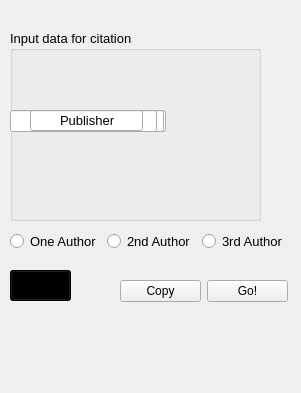
<?xml version="1.0" encoding="UTF-8"?>
<ui version="4.0">
 <class>BookCitationWindow</class>
 <widget class="QMainWindow" name="BookCitationWindow">
  <property name="geometry">
   <rect>
    <x>0</x>
    <y>0</y>
    <width>301</width>
    <height>393</height>
   </rect>
  </property>
  <property name="windowTitle">
   <string>MainWindow</string>
  </property>
  <widget class="QWidget" name="centralwidget">
   <widget class="QGroupBox" name="groupBox">
    <property name="geometry">
     <rect>
      <x>10</x>
      <y>30</y>
      <width>251</width>
      <height>191</height>
     </rect>
    </property>
    <property name="font">
     <font>
      <pointsize>10</pointsize>
     </font>
    </property>
    <property name="title">
     <string>Input data for citation</string>
    </property>
    <widget class="QLabel" name="label_place">
     <property name="geometry">
      <rect>
       <x>60</x>
       <y>80</y>
       <width>41</width>
       <height>22</height>
      </rect>
     </property>
     <property name="font">
      <font>
       <pointsize>10</pointsize>
      </font>
     </property>
     <property name="text">
      <string>Place</string>
     </property>
    </widget>
    <widget class="QLineEdit" name="lineedit_publisher">
     <property name="geometry">
      <rect>
       <x>10</x>
       <y>80</y>
       <width>146</width>
       <height>22</height>
      </rect>
     </property>
     <property name="font">
      <font>
       <pointsize>10</pointsize>
      </font>
     </property>
    </widget>
    <widget class="QLabel" name="label_title">
     <property name="geometry">
      <rect>
       <x>80</x>
       <y>80</y>
       <width>20</width>
       <height>22</height>
      </rect>
     </property>
     <property name="font">
      <font>
       <pointsize>10</pointsize>
      </font>
     </property>
     <property name="text">
      <string>Title</string>
     </property>
    </widget>
    <widget class="QLineEdit" name="lineedit_title">
     <property name="geometry">
      <rect>
       <x>20</x>
       <y>80</y>
       <width>134</width>
       <height>22</height>
      </rect>
     </property>
     <property name="font">
      <font>
       <pointsize>10</pointsize>
      </font>
     </property>
    </widget>
    <widget class="QLabel" name="label_year">
     <property name="geometry">
      <rect>
       <x>70</x>
       <y>80</y>
       <width>22</width>
       <height>22</height>
      </rect>
     </property>
     <property name="font">
      <font>
       <pointsize>10</pointsize>
      </font>
     </property>
     <property name="text">
      <string>Year</string>
     </property>
    </widget>
    <widget class="QLineEdit" name="lineedit_year">
     <property name="geometry">
      <rect>
       <x>10</x>
       <y>80</y>
       <width>136</width>
       <height>22</height>
      </rect>
     </property>
     <property name="font">
      <font>
       <pointsize>10</pointsize>
      </font>
     </property>
    </widget>
    <widget class="QLabel" name="label_author">
     <property name="geometry">
      <rect>
       <x>60</x>
       <y>80</y>
       <width>33</width>
       <height>22</height>
      </rect>
     </property>
     <property name="font">
      <font>
       <pointsize>10</pointsize>
      </font>
     </property>
     <property name="text">
      <string>Author</string>
     </property>
    </widget>
    <widget class="QLineEdit" name="lineedit_author">
     <property name="geometry">
      <rect>
       <x>0</x>
       <y>80</y>
       <width>147</width>
       <height>22</height>
      </rect>
     </property>
     <property name="font">
      <font>
       <pointsize>10</pointsize>
      </font>
     </property>
    </widget>
    <widget class="QLineEdit" name="lineedit_place">
     <property name="geometry">
      <rect>
       <x>20</x>
       <y>80</y>
       <width>113</width>
       <height>21</height>
      </rect>
     </property>
    </widget>
    <widget class="QLabel" name="label_publisher">
     <property name="geometry">
      <rect>
       <x>50</x>
       <y>80</y>
       <width>61</width>
       <height>21</height>
      </rect>
     </property>
     <property name="text">
      <string>Publisher</string>
     </property>
    </widget>
   </widget>
   <widget class="QLabel" name="label_result">
    <property name="geometry">
     <rect>
      <x>20</x>
      <y>310</y>
      <width>251</width>
      <height>71</height>
     </rect>
    </property>
    <property name="font">
     <font>
      <family>Cambria</family>
      <pointsize>11</pointsize>
     </font>
    </property>
    <property name="text">
     <string/>
    </property>
   </widget>
   <widget class="QWidget" name="layoutWidget">
    <property name="geometry">
     <rect>
      <x>120</x>
      <y>280</y>
      <width>168</width>
      <height>23</height>
     </rect>
    </property>
    <layout class="QHBoxLayout" name="horizontalLayout_5">
     <item>
      <widget class="QPushButton" name="button_copy">
       <property name="text">
        <string>Copy</string>
       </property>
      </widget>
     </item>
     <item>
      <widget class="QPushButton" name="button_go">
       <property name="text">
        <string>Go!</string>
       </property>
      </widget>
     </item>
    </layout>
   </widget>
   <widget class="QPushButton" name="button_back">
    <property name="geometry">
     <rect>
      <x>10</x>
      <y>270</y>
      <width>61</width>
      <height>31</height>
     </rect>
    </property>
    <property name="styleSheet">
     <string notr="true">QPushButton{
background-color:#000000;
}

QPushButton:Pressed{
background-color:#24c8c8;
}</string>
    </property>
    <property name="text">
     <string/>
    </property>
   </widget>
   <widget class="QWidget" name="layoutWidget">
    <property name="geometry">
     <rect>
      <x>10</x>
      <y>230</y>
      <width>278</width>
      <height>24</height>
     </rect>
    </property>
    <layout class="QHBoxLayout" name="horizontalLayout_6">
     <item>
      <widget class="QRadioButton" name="radio_1st">
       <property name="font">
        <font>
         <pointsize>10</pointsize>
        </font>
       </property>
       <property name="text">
        <string>One Author</string>
       </property>
      </widget>
     </item>
     <item>
      <widget class="QRadioButton" name="radio_2nd">
       <property name="font">
        <font>
         <pointsize>10</pointsize>
        </font>
       </property>
       <property name="text">
        <string>2nd Author</string>
       </property>
      </widget>
     </item>
     <item>
      <widget class="QRadioButton" name="radio_3rd">
       <property name="font">
        <font>
         <pointsize>10</pointsize>
        </font>
       </property>
       <property name="text">
        <string>3rd Author</string>
       </property>
      </widget>
     </item>
    </layout>
   </widget>
   <widget class="QLabel" name="label_copy">
    <property name="geometry">
     <rect>
      <x>120</x>
      <y>260</y>
      <width>131</width>
      <height>16</height>
     </rect>
    </property>
    <property name="text">
     <string/>
    </property>
   </widget>
  </widget>
  <widget class="QMenuBar" name="menubar">
   <property name="geometry">
    <rect>
     <x>0</x>
     <y>0</y>
     <width>301</width>
     <height>20</height>
    </rect>
   </property>
  </widget>
 </widget>
 <tabstops>
  <tabstop>lineedit_author</tabstop>
  <tabstop>lineedit_year</tabstop>
  <tabstop>lineedit_title</tabstop>
  <tabstop>lineedit_place</tabstop>
  <tabstop>lineedit_publisher</tabstop>
  <tabstop>button_go</tabstop>
  <tabstop>radio_1st</tabstop>
  <tabstop>radio_2nd</tabstop>
  <tabstop>radio_3rd</tabstop>
  <tabstop>button_copy</tabstop>
  <tabstop>button_back</tabstop>
 </tabstops>
 <resources/>
 <connections/>
</ui>
